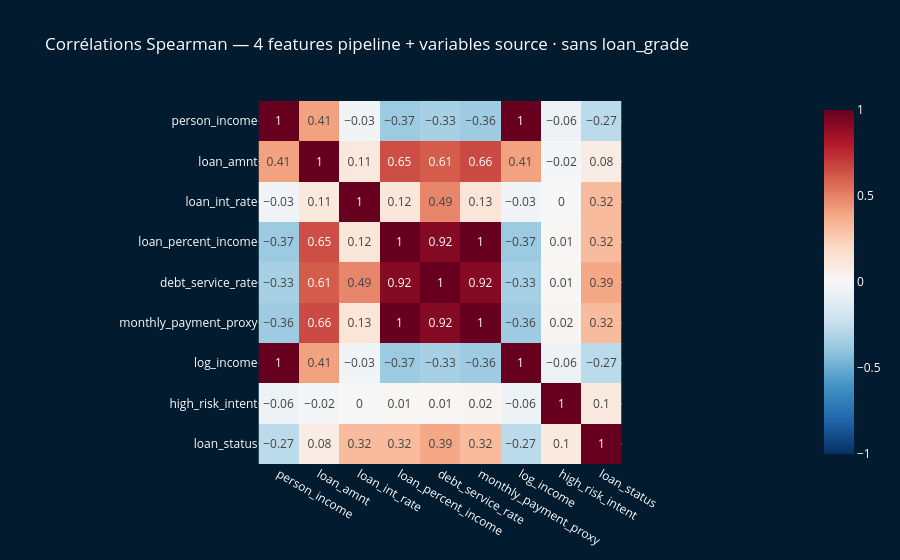

The notebook cell saved with this chart:
### Markdown cell above
### 2.1 Heatmap de corrélations Spearman

### Code cell
# Heatmap Spearman — variables numériques CONTINUES uniquement
# Spearman n'est légitime qu'entre variables continues/ordinales.
# → on retire les binaires (high_risk_intent, loan_status) : elles seront
#   mesurées autrement (taux de défaut par groupe, cf. 2.1ter et Bloc 3).

num_cols = [
    'person_income', 'loan_amnt', 'loan_int_rate',
    'loan_percent_income', 'debt_service_rate',
    'monthly_payment_proxy', 'log_income',
]

corr = df[num_cols].corr(method='spearman').round(2)

fig3 = px.imshow(
    corr,
    color_continuous_scale='RdBu_r',
    zmin=-1, zmax=1,
    text_auto=True,
    title='Corrélations Spearman — variables numériques continues du pipeline'
)
fig3.update_layout(plot_bgcolor='#021B2E', paper_bgcolor='#021B2E', font_color='white')
fig3.write_html(str(ROOT / 'figures' / 'heatmap_corr.html'))
fig3.show()
print("✅ figures/heatmap_corr.html sauvegardé")
print("\nAssociations Spearman entre variables continues (extraits) :")
print(f"  debt_service_rate  ↔ monthly_payment_proxy : {corr.loc['debt_service_rate','monthly_payment_proxy']:+.2f}")
print(f"  debt_service_rate  ↔ loan_percent_income   : {corr.loc['debt_service_rate','loan_percent_income']:+.2f}")
print(f"  log_income         ↔ person_income         : {corr.loc['log_income','person_income']:+.2f}")
print("\n⚠️  loan_status et high_risk_intent ne sont PAS dans cette matrice :")
print("    ce sont des variables binaires → association mesurée par le")
print("    taux de défaut par groupe (voir 2.1ter et Bloc 3.1), pas par Spearman.")

### Figure 1 — Plotly figure (JSON) as saved in the notebook; plotly's stock layout.template omitted (floating-point values rounded to 4 significant figures)
{"data": [{"coloraxis": "coloraxis", "hovertemplate": "x: %{x}<br>y: %{y}<br>color: %{z}<extra></extra>", "name": "0", "texttemplate": "%{z}", "type": "heatmap", "x": ["person_income", "loan_amnt", "loan_int_rate", "loan_percent_income", "debt_service_rate", "monthly_payment_proxy", "log_income", "high_risk_intent", "loan_status"], "xaxis": "x", "y": ["person_income", "loan_amnt", "loan_int_rate", "loan_percent_income", "debt_service_rate", "monthly_payment_proxy", "log_income", "high_risk_intent", "loan_status"], "yaxis": "y", "z": [[1.0, 0.41, -0.03, -0.37, -0.33, -0.36, 1.0, -0.06, -0.27], [0.41, 1.0, 0.11, 0.65, 0.61, 0.66, 0.41, -0.02, 0.08], [-0.03, 0.11, 1.0, 0.12, 0.49, 0.13, -0.03, 0.0, 0.32], [-0.37, 0.65, 0.12, 1.0, 0.92, 1.0, -0.37, 0.01, 0.32], [-0.33, 0.61, 0.49, 0.92, 1.0, 0.92, -0.33, 0.01, 0.39], [-0.36, 0.66, 0.13, 1.0, 0.92, 1.0, -0.36, 0.02, 0.32], [1.0, 0.41, -0.03, -0.37, -0.33, -0.36, 1.0, -0.06, -0.27], [-0.06, -0.02, 0.0, 0.01, 0.01, 0.02, -0.06, 1.0, 0.1], [-0.27, 0.08, 0.32, 0.32, 0.39, 0.32, -0.27, 0.1, 1.0]]}], "layout": {"coloraxis": {"autocolorscale": false, "cmax": 1, "cmin": -1, "colorscale": [[0, "rgb(5,48,97)"], [0.1, "rgb(33,102,172)"], [0.2, "rgb(67,147,195)"], [0.3, "rgb(146,197,222)"], [0.4, "rgb(209,229,240)"], [0.5, "rgb(247,247,247)"], [0.6, "rgb(253,219,199)"], [0.7, "rgb(244,165,130)"], [0.8, "rgb(214,96,77)"], [0.9, "rgb(178,24,43)"], [1, "rgb(103,0,31)"]]}, "font": {"color": "white"}, "paper_bgcolor": "#021B2E", "plot_bgcolor": "#021B2E", "title": {"text": "Corrélations Spearman — 4 features pipeline + variables source · sans loan_grade"}, "xaxis": {"anchor": "y", "constrain": "domain", "domain": [0, 1], "scaleanchor": "y"}, "yaxis": {"anchor": "x", "autorange": "reversed", "constrain": "domain", "domain": [0, 1]}}}
